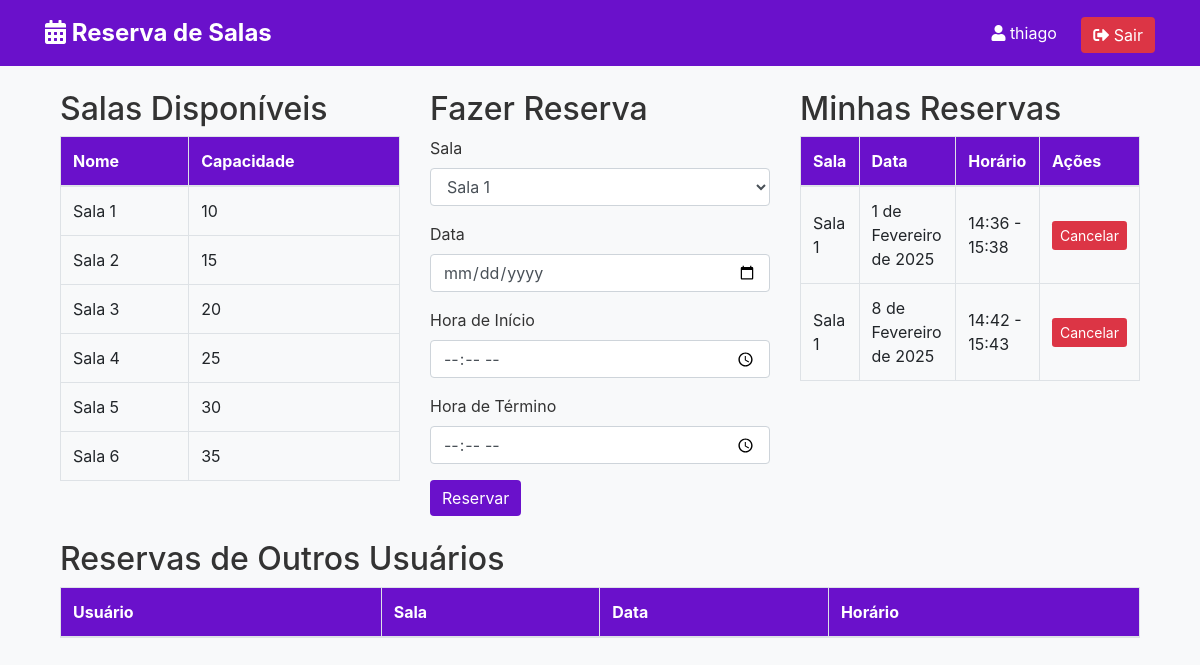
Before: /dashboard/ (signed in) with the older database file.
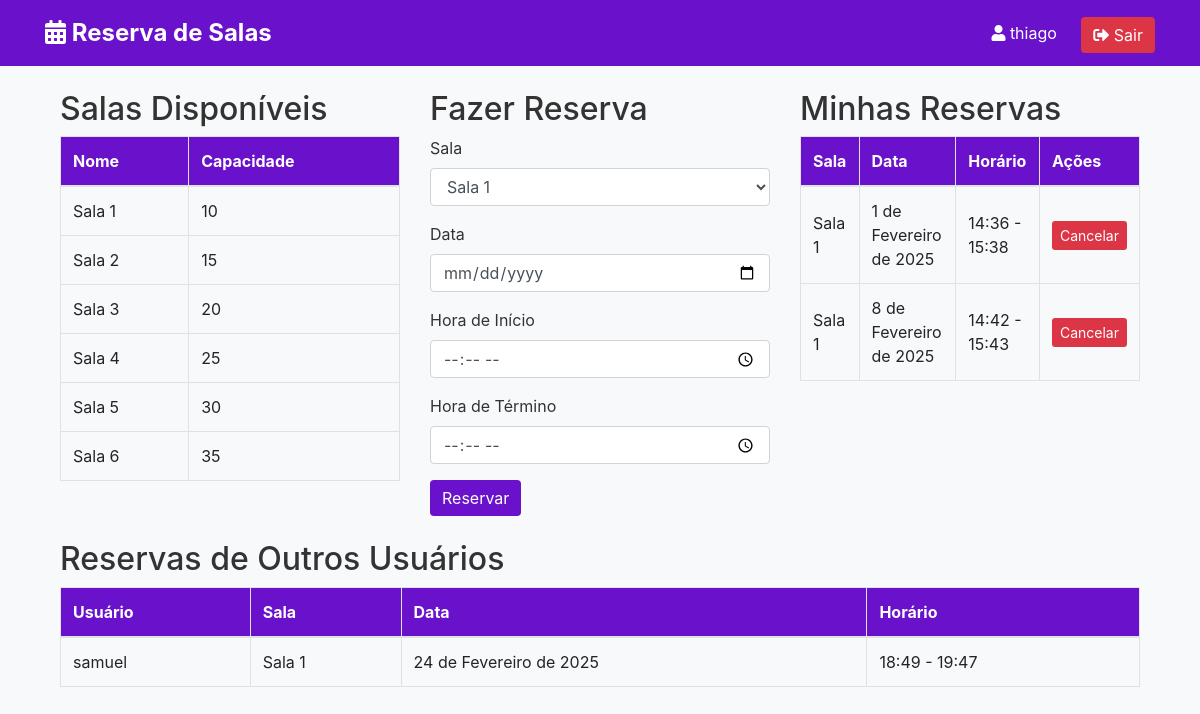
After: the same page with the newer database file.
### reservas/models.py (models this page shows, shortened)
class Sala(models.Model):
    nome = models.CharField(max_length=100, unique=True)
    capacidade = models.PositiveIntegerField()

class Reserva(models.Model):
    usuario = models.ForeignKey(User, on_delete=models.CASCADE)
    sala = models.ForeignKey(Sala, on_delete=models.CASCADE)
    data = models.DateField()
    hora_inicio = models.TimeField()
    hora_fim = models.TimeField()

### users/views.py (the view)
# urls.py: path('dashboard/', views.dashboard_view, name='dashboard'),
@login_required
def dashboard_view(request):
    if not request.user.is_authenticated:
        return redirect('login')
    salas = Sala.objects.all()
    minhas_reservas = Reserva.objects.filter(usuario=request.user)
    outras_reservas = Reserva.objects.exclude(usuario=request.user)
    return render(request, 'users/dashboard.html', {
        'user': request.user,
        'salas': salas,
        'minhas_reservas': minhas_reservas,
        'outras_reservas': outras_reservas,
    })

### users/templates/users/dashboard.html (shortened to what this page needs)
{% extends 'users/base.html' %}
{% block content %}
<div class="container mt-4">
    <div class="row">
        <div class="col-md-4">
            <h2>Salas Disponíveis</h2>
            <table class="table table-bordered">
                <thead>
                    <tr>
                        <th>Nome</th>
                        <th>Capacidade</th>
                    </tr>
                </thead>
                <tbody>
                    {% for sala in salas %}
                    <tr>
                        <td>{{ sala.nome }}</td>
                        <td>{{ sala.capacidade }}</td>
                    </tr>
                    {% endfor %}
                </tbody>
            </table>
        </div>
        <div class="col-md-4">
            <h2>Fazer Reserva</h2>
            <form method="post" action="{% url 'criar_reserva' %}">
                <div class="form-group">
                    <label for="sala">Sala</label>
                    <select class="form-control" id="sala" name="sala" required>
                        {% for sala in salas %}
                        <option value="{{ sala.id }}">{{ sala.nome }}</option>
                        {% endfor %}
                    </select>
                </div>
                <div class="form-group">
                    <label for="data">Data</label>
                    <input type="date" class="form-control" id="data" name="data" required>
                </div>
                <div class="form-group">
                    <label for="hora_inicio">Hora de Início</label>
                    <input type="time" class="form-control" id="hora_inicio" name="hora_inicio" required>
                </div>
                <div class="form-group">
                    <label for="hora_fim">Hora de Término</label>
                    <input type="time" class="form-control" id="hora_fim" name="hora_fim" required>
                </div>
                <button type="submit" class="btn btn-primary">Reservar</button>
            </form>
        </div>
        <div class="col-md-4">
            <h2>Minhas Reservas</h2>
            <table class="table table-bordered">
                <thead>
                    <tr>
                        <th>Sala</th>
                        <th>Data</th>
                        <th>Horário</th>
                        <th>Ações</th>
                    </tr>
                </thead>
                <tbody>
                    {% for reserva in minhas_reservas %}
                    <tr>
                        <td>{{ reserva.sala.nome }}</td>
                        <td>{{ reserva.data }}</td>
                        <td>{{ reserva.hora_inicio }} - {{ reserva.hora_fim }}</td>
                        <td>
                            <form method="post" action="{% url 'cancelar_reserva' reserva.id %}" style="display:inline;">
                                <button type="submit" class="btn btn-danger btn-sm">Cancelar</button>
                            </form>
                        </td>
                    </tr>
                    {% endfor %}
                </tbody>
            </table>
        </div>
    </div>
    <div class="row mt-4">
        <div class="col-md-12">
            <h2>Reservas de Outros Usuários</h2>
            <table class="table table-bordered">
                <thead>
                    <tr>
                        <th>Usuário</th>
                        <th>Sala</th>
                        <th>Data</th>
                        <th>Horário</th>
                    </tr>
                </thead>
                <tbody>
                    {% for reserva in outras_reservas %}
                    <tr>
                        <td>{{ reserva.usuario.username }}</td>
                        <td>{{ reserva.sala.nome }}</td>
                        <td>{{ reserva.data }}</td>
                        <td>{{ reserva.hora_inicio }} - {{ reserva.hora_fim }}</td>
                    </tr>
                    {% endfor %}
                </tbody>
            </table>
        </div>
    </div>
</div>
{% endblock %}

Changed rows visible on the page:
added Reserva: usuario.username "samuel", sala.nome "Sala 1", data "24 de Fevereiro de 2025", hora_inicio "18:49", hora_fim "19:47", shown under "Reservas de Outros Usuários"
